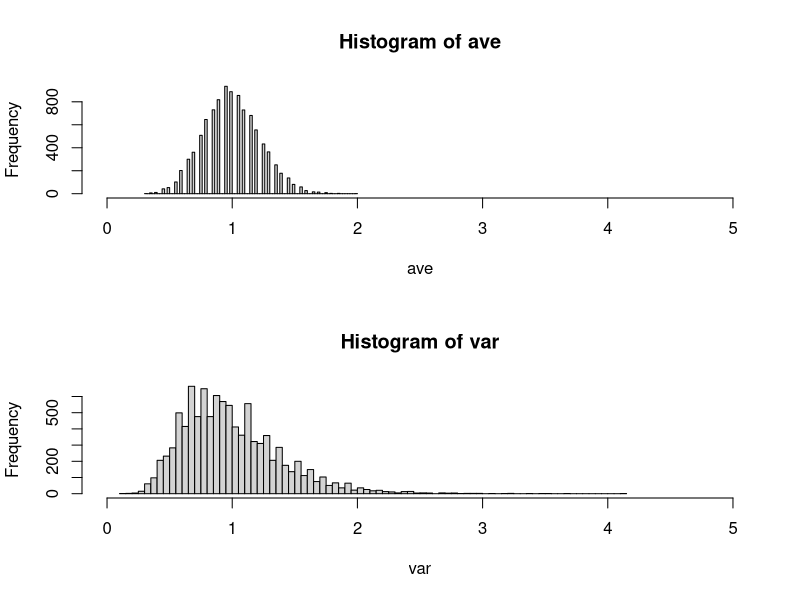
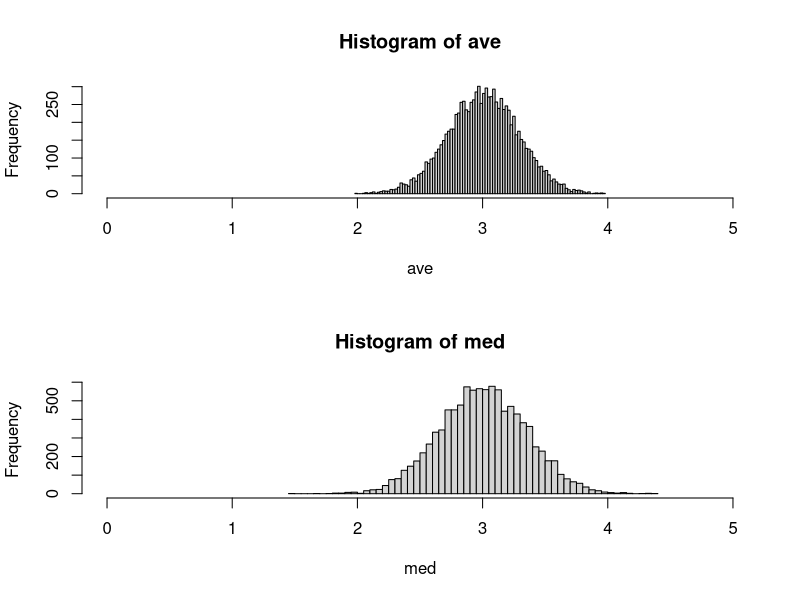
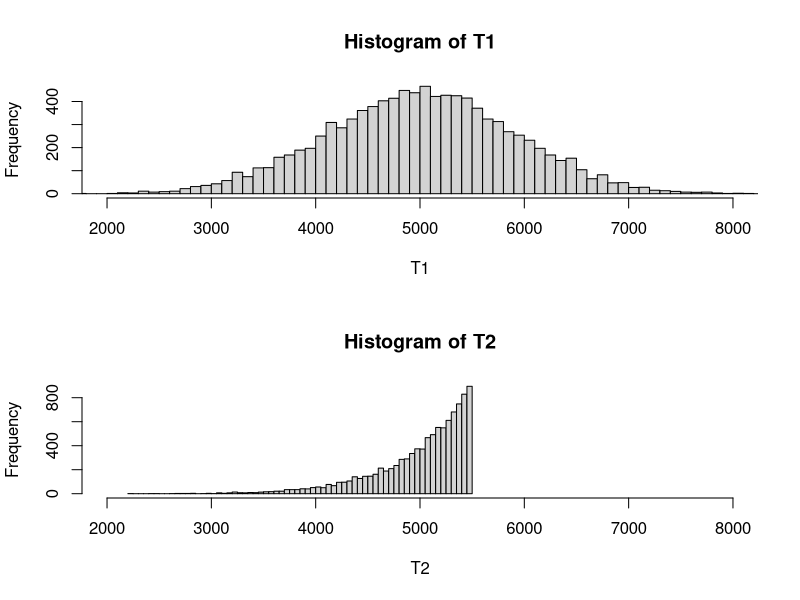

Source code (R) for these figures, in order:
k=10000
ave=var=numeric(k)
for (i in 1:k){
  x=rpois(n=20,lambda=1)  # data
  ave[i]=mean(x)          # sample average
  var[i]=var(x)          # sample variance
}
par(mfrow=c(2,1))
hist(ave,100,xlim=c(0,5))
hist(var,100,xlim=c(0,5))


# 2.1.0.4

ave=med=numeric(k)
mse_ave=mse_med=numeric(k)
for (i in 1:k){
  x=rnorm(n=50, mean=3, sd=2)
  ave[i]=mean(x)
  med[i]=median(x)
}
par(mfrow=c(2,1))
hist(ave,100, xlim=c(0,5))
hist(med,100, xlim=c(0,5))
mse_ave=mean((ave-3)^2)
mse_med=mean((med-3)^2)
cat('mean_ave', mean(ave));cat('mean_med', mean(med))
cat('mse_ave', mse_ave);cat('mse_med', mse_med)


# 2.2.0.1 & 2

sig2=numeric(k)
for (i in 1:k){
  x=rnorm(n=6, mean=0, sd=2)
  sig2[i]=sum((x-mean(x))^2)/5
}
mean(sig2)

# 2.2.0.3
# weights should be 1/n ?

# 2.2.0.4

T1=T2=numeric(k)
for (i in 1:k){
  x=sample(5000, 10)
  T1[i]=2*mean(x)-1
  T2[i]=11*max(x)/10 - 1

}
par(mfrow=c(2,1))
hist(T1,100, xlim=c(2000,8000))
hist(T2,100, xlim=c(2000,8000))
cat('T1 mean:', mean(T1), 'T2 mean:', mean(T2))
cat('T1 mse:', mean((T1-5000)^2), 'T2 mse:', mean((T2-5000)^2))


T1=T2=numeric(k)
for (i in 1:k){
  
}